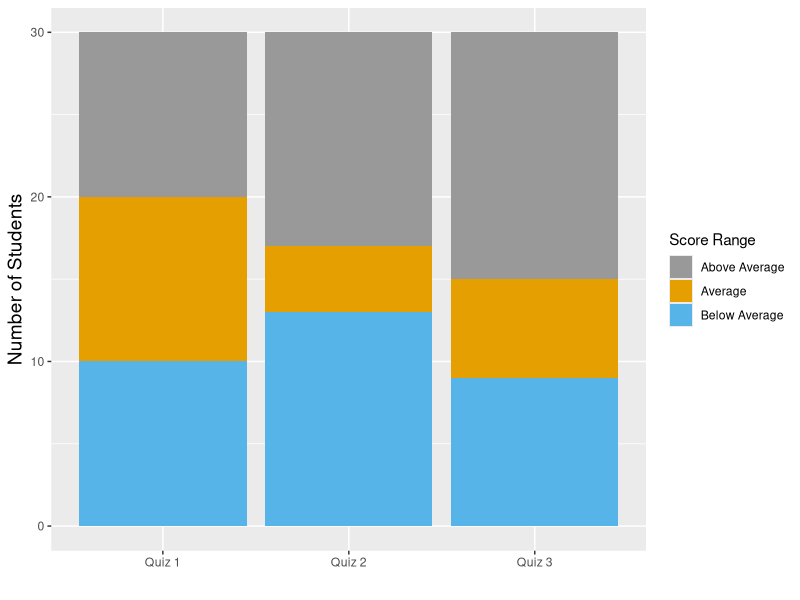
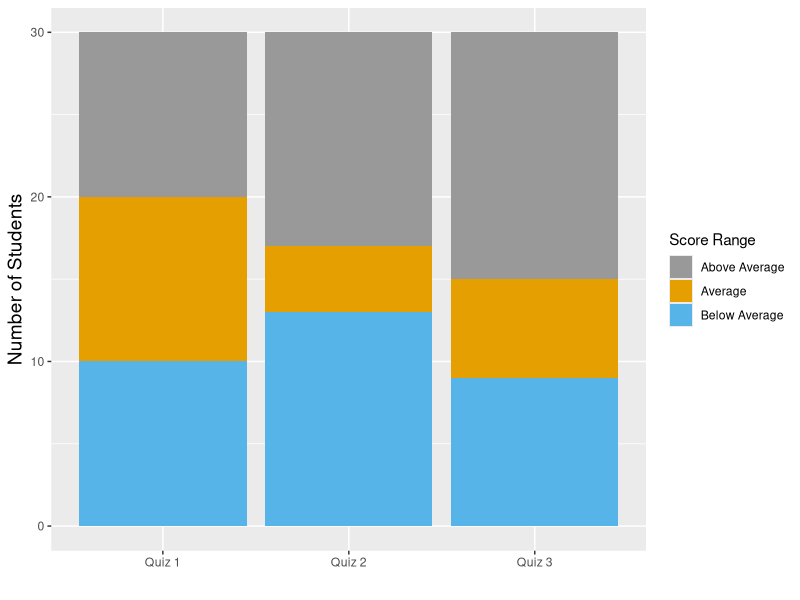

Write R code to recreate these figures, in order.

# Load packages -----------------------------------------------------------
set.seed(538)
library(tidyverse)

# colorblind palette
cbPalette <- c("#999999", "#E69F00", "#56B4E9", "#009E73", "#F0E442", "#0072B2", "#D55E00", "#CC79A7")

# Build dataset -----------------------------------------------------------

quiz_results <- tibble(student = rep(c(1:30), 3), 
                       quiz = c(rep("Quiz 1", 30), rep("Quiz 2", 30), rep("Quiz 3", 30)), 
                       score_range = sample(c("Below Average", "Average", "Above Average"), 90, replace = TRUE))


# Plot --------------------------------------------------------------------

ggplot(data = quiz_results) + 
  geom_bar(
    aes(x = quiz, fill = score_range)) +
  scale_fill_manual(values=cbPalette) +
  labs(#title = "Figure 5.2: Quiz Score Ranges by Quiz", 
       #subtitle = "Example of a stacked bar chart\nEach quiz was taken by 30 students.", 
       #caption = "This is not real data", 
       x = "", 
       y = "Number of Students", 
       fill = "Score Range") + 
  theme(plot.title = element_text(size = rel(1.5)), 
        plot.subtitle = element_text(size = rel(1.25)), 
        plot.caption = element_text(size = rel(1.25)), 
        axis.title = element_text(size = rel(1.25)))

ggsave("output/figure_5_2.png", width = 9000, height = 6000, units = "px", dpi = 1200)
